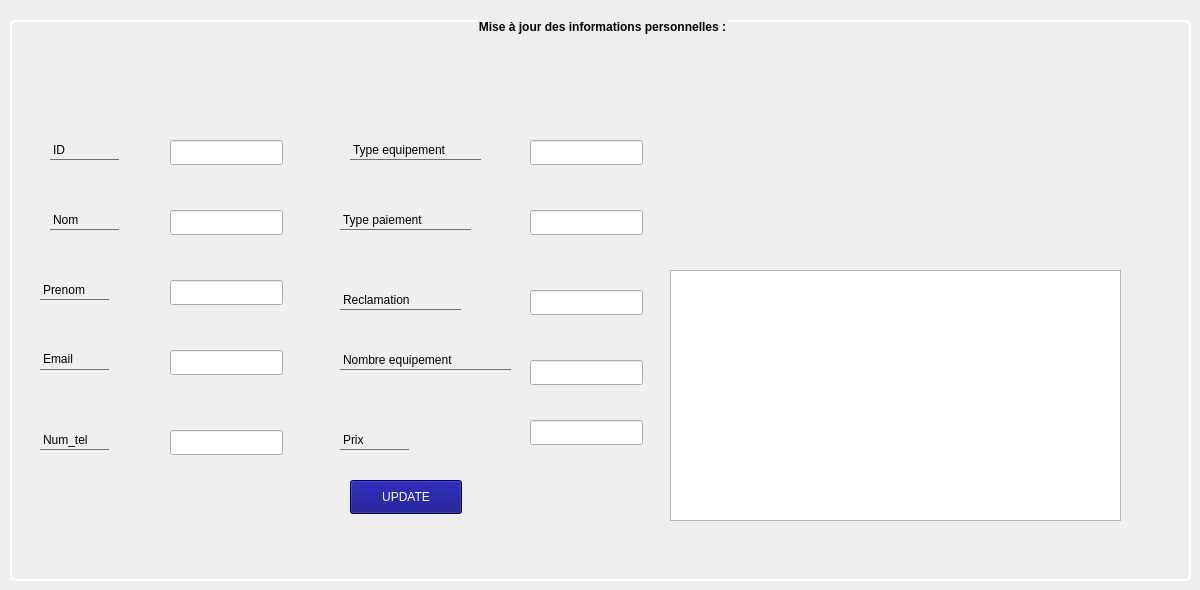
    <widget class="QWidget" name="tab_5">
     <attribute name="title">
      <string>Modifier fournisseur</string>
     </attribute>
     <widget class="QGroupBox" name="groupBox_4">
      <property name="geometry">
       <rect>
        <x>10</x>
        <y>20</y>
        <width>1181</width>
        <height>561</height>
       </rect>
      </property>
      <property name="styleSheet">
       <string notr="true">/*color: rgb(0, 0, 127);*/

QGroupBox {
	
   font: 10pt &quot;MS Shell Dlg 2&quot;;
font: bold;
text-align:center;
    border: 2px solid white;
    border-radius: 5px;
    margin-top: 1ex;
}

QGroupBox::title {
 
    subcontrol-position: top center; /* position at the top center */
  
}
</string>
      </property>
      <property name="title">
       <string>Mise à jour des informations personnelles :</string>
      </property>
      <widget class="QLabel" name="label_12">
       <property name="geometry">
        <rect>
         <x>40</x>
         <y>120</y>
         <width>69</width>
         <height>20</height>
        </rect>
       </property>
       <property name="styleSheet">
        <string notr="true">border:none;
border-bottom:1px solid #707172;
background: transparent;</string>
       </property>
       <property name="text">
        <string>ID</string>
       </property>
      </widget>
      <widget class="QLabel" name="label_13">
       <property name="geometry">
        <rect>
         <x>40</x>
         <y>190</y>
         <width>69</width>
         <height>20</height>
        </rect>
       </property>
       <property name="styleSheet">
        <string notr="true">border:none;
border-bottom:1px solid #707172;
background: transparent;</string>
       </property>
       <property name="text">
        <string>Nom</string>
       </property>
      </widget>
      <widget class="QLabel" name="label_14">
       <property name="geometry">
        <rect>
         <x>30</x>
         <y>260</y>
         <width>69</width>
         <height>20</height>
        </rect>
       </property>
       <property name="styleSheet">
        <string notr="true">border:none;
border-bottom:1px solid #707172;
background: transparent;</string>
       </property>
       <property name="text">
        <string>Prenom</string>
       </property>
      </widget>
      <widget class="QLabel" name="label_15">
       <property name="geometry">
        <rect>
         <x>30</x>
         <y>329</y>
         <width>69</width>
         <height>21</height>
        </rect>
       </property>
       <property name="styleSheet">
        <string notr="true">border:none;
border-bottom:1px solid #707172;
background: transparent;</string>
       </property>
       <property name="text">
        <string>Email</string>
       </property>
      </widget>
      <widget class="QLabel" name="label_16">
       <property name="geometry">
        <rect>
         <x>30</x>
         <y>410</y>
         <width>69</width>
         <height>20</height>
        </rect>
       </property>
       <property name="styleSheet">
        <string notr="true">border:none;
border-bottom:1px solid #707172;
background: transparent;</string>
       </property>
       <property name="text">
        <string>Num_tel</string>
       </property>
      </widget>
      <widget class="QLineEdit" name="Id_pred">
       <property name="geometry">
        <rect>
         <x>160</x>
         <y>120</y>
         <width>113</width>
         <height>25</height>
        </rect>
       </property>
      </widget>
      <widget class="QLineEdit" name="nom_pred">
       <property name="geometry">
        <rect>
         <x>160</x>
         <y>190</y>
         <width>113</width>
         <height>25</height>
        </rect>
       </property>
      </widget>
      <widget class="QLineEdit" name="prenom_pred">
       <property name="geometry">
        <rect>
         <x>160</x>
         <y>260</y>
         <width>113</width>
         <height>25</height>
        </rect>
       </property>
      </widget>
      <widget class="QLineEdit" name="mail_pred">
       <property name="geometry">
        <rect>
         <x>160</x>
         <y>330</y>
         <width>113</width>
         <height>25</height>
        </rect>
       </property>
      </widget>
      <widget class="QLineEdit" name="tel_pred">
       <property name="geometry">
        <rect>
         <x>160</x>
         <y>410</y>
         <width>113</width>
         <height>25</height>
        </rect>
       </property>
      </widget>
      <widget class="QPushButton" name="update">
       <property name="geometry">
        <rect>
         <x>340</x>
         <y>460</y>
         <width>112</width>
         <height>34</height>
        </rect>
       </property>
       <property name="styleSheet">
        <string notr="true">color: rgb(255, 255, 255);
background-color: rgb(0, 0, 127);</string>
       </property>
       <property name="text">
        <string>UPDATE</string>
       </property>
      </widget>
      <widget class="QLineEdit" name="equip_line">
       <property name="geometry">
        <rect>
         <x>520</x>
         <y>120</y>
         <width>113</width>
         <height>25</height>
        </rect>
       </property>
      </widget>
      <widget class="QLineEdit" name="paiem_line">
       <property name="geometry">
        <rect>
         <x>520</x>
         <y>190</y>
         <width>113</width>
         <height>25</height>
        </rect>
       </property>
      </widget>
      <widget class="QLineEdit" name="equip_modifier">
       <property name="geometry">
        <rect>
         <x>520</x>
         <y>340</y>
         <width>113</width>
         <height>25</height>
        </rect>
       </property>
      </widget>
      <widget class="QLabel" name="label_21">
       <property name="geometry">
        <rect>
         <x>340</x>
         <y>120</y>
         <width>131</width>
         <height>20</height>
        </rect>
       </property>
       <property name="styleSheet">
        <string notr="true">border:none;
border-bottom:1px solid #707172;
background: transparent;</string>
       </property>
       <property name="text">
        <string>Type equipement</string>
       </property>
      </widget>
      <widget class="QLabel" name="label_22">
       <property name="geometry">
        <rect>
         <x>330</x>
         <y>190</y>
         <width>131</width>
         <height>20</height>
        </rect>
       </property>
       <property name="styleSheet">
        <string notr="true">border:none;
border-bottom:1px solid #707172;
background: transparent;</string>
       </property>
       <property name="text">
        <string>Type paiement</string>
       </property>
      </widget>
      <widget class="QLabel" name="label_23">
       <property name="geometry">
        <rect>
         <x>330</x>
         <y>330</y>
         <width>171</width>
         <height>20</height>
        </rect>
       </property>
       <property name="styleSheet">
        <string notr="true">border:none;
border-bottom:1px solid #707172;
background: transparent;</string>
       </property>
       <property name="text">
        <string>Nombre equipement</string>
       </property>
      </widget>
      <widget class="QLabel" name="photo3">
       <property name="geometry">
        <rect>
         <x>880</x>
         <y>20</y>
         <width>221</width>
         <height>171</height>
        </rect>
       </property>
       <property name="text">
        <string/>
       </property>
      </widget>
      <widget class="QTableView" name="tableView_f2">
       <property name="geometry">
        <rect>
         <x>660</x>
         <y>250</y>
         <width>451</width>
         <height>251</height>
        </rect>
       </property>
      </widget>
      <widget class="QLabel" name="label_29">
       <property name="geometry">
        <rect>
         <x>330</x>
         <y>410</y>
         <width>69</width>
         <height>20</height>
        </rect>
       </property>
       <property name="styleSheet">
        <string notr="true">border:none;
border-bottom:1px solid #707172;
background: transparent;</string>
       </property>
       <property name="text">
        <string>Prix</string>
       </property>
      </widget>
      <widget class="QLineEdit" name="modif_prix">
       <property name="geometry">
        <rect>
         <x>520</x>
         <y>400</y>
         <width>113</width>
         <height>25</height>
        </rect>
       </property>
      </widget>
      <widget class="QLabel" name="label_30">
       <property name="geometry">
        <rect>
         <x>330</x>
         <y>270</y>
         <width>121</width>
         <height>20</height>
        </rect>
       </property>
       <property name="styleSheet">
        <string notr="true">border:none;
border-bottom:1px solid #707172;
background: transparent;</string>
       </property>
       <property name="text">
        <string>Reclamation</string>
       </property>
      </widget>
      <widget class="QLineEdit" name="lineModif_rec">
       <property name="geometry">
        <rect>
         <x>520</x>
         <y>270</y>
         <width>113</width>
         <height>25</height>
        </rect>
       </property>
      </widget>
      <widget class="QLabel" name="label_b4">
       <property name="geometry">
        <rect>
         <x>10</x>
         <y>40</y>
         <width>1151</width>
         <height>511</height>
        </rect>
       </property>
       <property name="text">
        <string/>
       </property>
      </widget>
      <zorder>label_b4</zorder>
      <zorder>label_12</zorder>
      <zorder>label_13</zorder>
      <zorder>label_14</zorder>
      <zorder>label_15</zorder>
      <zorder>label_16</zorder>
      <zorder>Id_pred</zorder>
      <zorder>nom_pred</zorder>
      <zorder>prenom_pred</zorder>
      <zorder>mail_pred</zorder>
      <zorder>tel_pred</zorder>
      <zorder>update</zorder>
      <zorder>equip_line</zorder>
      <zorder>paiem_line</zorder>
      <zorder>equip_modifier</zorder>
      <zorder>label_21</zorder>
      <zorder>label_22</zorder>
      <zorder>label_23</zorder>
      <zorder>tableView_f2</zorder>
      <zorder>photo3</zorder>
      <zorder>label_29</zorder>
      <zorder>modif_prix</zorder>
      <zorder>label_30</zorder>
      <zorder>lineModif_rec</zorder>
     </widget>
    </widget>
